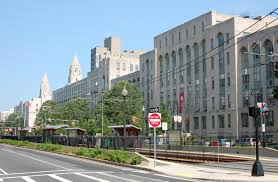
#> input picture bu.jpeg, 278 x 182 px
$ python hist.py
#> lines starting #> are read from the running program, lines starting #| are printed output that depends on the picture
#!/usr/bin/env python

''' This is a sample for histogram plotting for RGB images and grayscale images for better understanding of colour distribution

Benefit : Learn how to draw histogram of images
          Get familier with cv2.calcHist, cv2.equalizeHist,cv2.normalize and some drawing functions

Level : Beginner or Intermediate

Functions : 1) hist_curve : returns histogram of an image drawn as curves
            2) hist_lines : return histogram of an image drawn as bins ( only for grayscale images )

Usage : python hist.py <image_file>

Abid Rahman 3/14/12 debug Gary Bradski
'''

# Python 2/3 compatibility
from __future__ import print_function

import cv2
import numpy as np

bins = np.arange(256).reshape(256,1)

def hist_curve(im):
    h = np.zeros((300,256,3))
    if len(im.shape) == 2:
        color = [(255,255,255)]
    elif im.shape[2] == 3:
        color = [ (255,0,0),(0,255,0),(0,0,255) ]
    for ch, col in enumerate(color):
        hist_item = cv2.calcHist([im],[ch],None,[256],[0,256])
        cv2.normalize(hist_item,hist_item,0,255,cv2.NORM_MINMAX)
        hist=np.int32(np.around(hist_item))
        pts = np.int32(np.column_stack((bins,hist)))
        cv2.polylines(h,[pts],False,col)
    y=np.flipud(h)
    return y

def hist_lines(im):
    h = np.zeros((300,256,3))
    if len(im.shape)!=2:
        print("hist_lines applicable only for grayscale images")
        #print("so converting image to grayscale for representation"
        im = cv2.cvtColor(im,cv2.COLOR_BGR2GRAY)
    hist_item = cv2.calcHist([im],[0],None,[256],[0,256])
    cv2.normalize(hist_item,hist_item,0,255,cv2.NORM_MINMAX)
    hist=np.int32(np.around(hist_item))
    for x,y in enumerate(hist):
        cv2.line(h,(x,0),(x,y),(255,255,255))
    y = np.flipud(h)
    return y


if __name__ == '__main__':

    import sys

    if len(sys.argv)>1:
        fname = sys.argv[1]
    else :
        fname = 'bu.jpeg' # Change Image Source
        print("usage : python hist.py <image_file>")

    im = cv2.imread(fname)
#> im is the input picture: shape (182, 278, 3); mean B, G, R 153.8, 149.8, 137.3

    if im is None:
        print('Failed to load image file:', fname)
        sys.exit(1)

    gray = cv2.cvtColor(im,cv2.COLOR_BGR2GRAY)
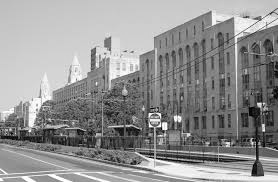
#> gray: shape (182, 278); min 0, max 255, mean 146.5


    print(''' Histogram plotting \n
    Keymap :\n
    a - show histogram for color image in curve mode \n
    b - show histogram in bin mode \n
    c - show equalized histogram (always in bin mode) \n
    d - show histogram for color image in curve mode \n
    e - show histogram for a normalized image in curve mode \n
    Esc - exit \n
    ''')

    cv2.imshow('image',im)
    while True:
        k = cv2.waitKey(0)&0xFF
#> (key e is pressed here)
        if k == ord('a'):
            curve = hist_curve(im)
            cv2.imshow('histogram',curve)
            cv2.imshow('image',im)
            print('a')
        elif k == ord('b'):
            print('b')
            lines = hist_lines(im)
            cv2.imshow('histogram',lines)
            cv2.imshow('image',gray)
        elif k == ord('c'):
            print('c')
            equ = cv2.equalizeHist(gray)
            lines = hist_lines(equ)
            cv2.imshow('histogram',lines)
            cv2.imshow('image',equ)
        elif k == ord('d'):
            print('d')
            curve = hist_curve(gray)
            cv2.imshow('histogram',curve)
            cv2.imshow('image',gray)
        elif k == ord('e'):
            print('e')
            norm = cv2.normalize(gray, gray, alpha = 0,beta = 255,norm_type = cv2.NORM_MINMAX)
            lines = hist_lines(norm)
#> in hist_lines, `hist_item = cv2.calcHist([im],[0],None,[256],[0,256])`: hist_item = 256 values, max 1194 at index 203, min 4 at index 3, mean 197.6
#> in hist_lines, `hist=np.int32(np.around(hist_item))`: hist = 256 values, max 255 at index 203, min 0 at index 0, mean 41.54
#> the loop in hist_lines, `for x,y in enumerate(hist):` made 1 pass
#> (x, y) on pass 1: (0, [0])
#> after the loop in hist_lines, `for x,y in enumerate(hist):`: h: shape (300, 256, 3) float64; every value is 0
#> (the run stopped early here; a loop or call above may not have finished)
